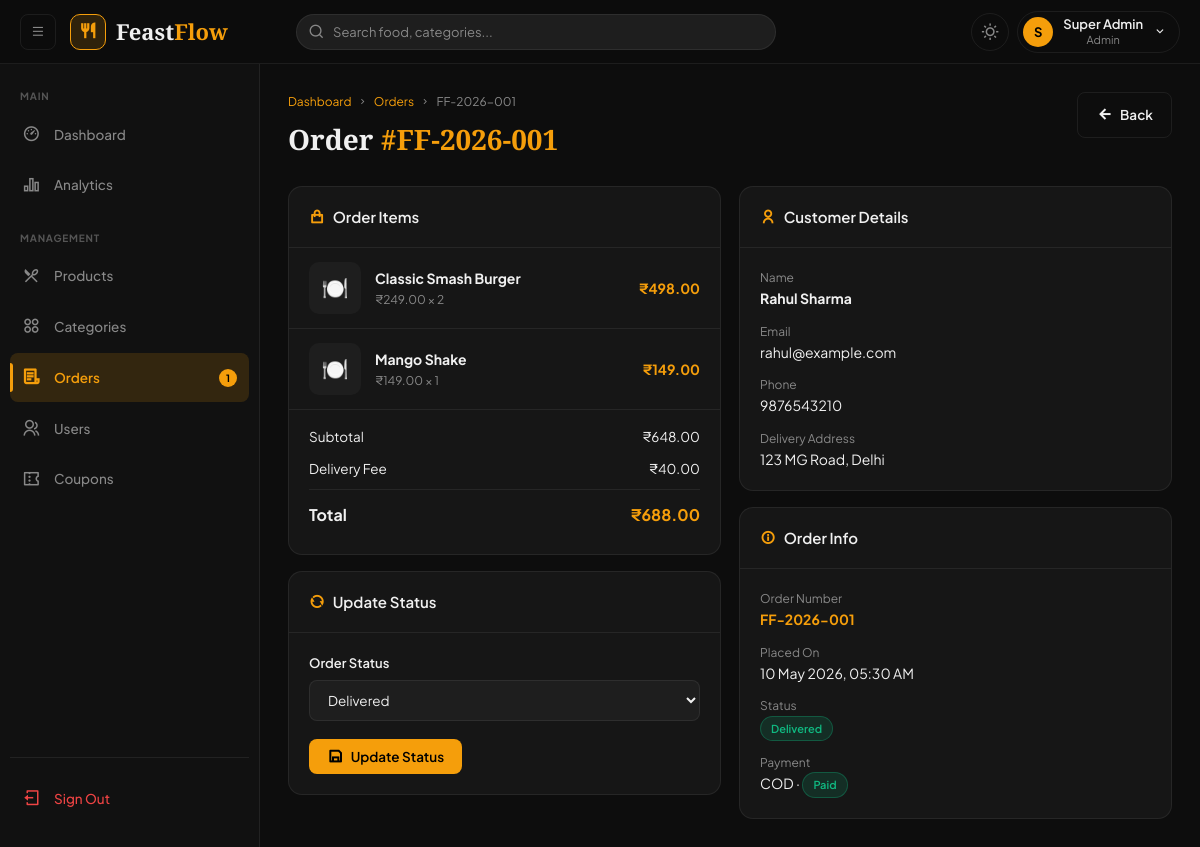
Screenshot of /admin/view-order.php?id=1 (signed in) with the database file from the repository.
### tables this page shows
CREATE TABLE IF NOT EXISTS `orders` (
    `id`               INT UNSIGNED   NOT NULL AUTO_INCREMENT,
    `user_id`          INT UNSIGNED   NOT NULL,
    `order_number`     VARCHAR(20)    NOT NULL UNIQUE,
    `subtotal`         DECIMAL(10,2)  NOT NULL DEFAULT 0.00,
    `delivery_fee`     DECIMAL(10,2)  NOT NULL DEFAULT 40.00,
    `discount`         DECIMAL(10,2)  NOT NULL DEFAULT 0.00,
    `total`            DECIMAL(10,2)  NOT NULL DEFAULT 0.00,
    `status`           ENUM('pending','confirmed','preparing','out_for_delivery','delivered','cancelled') NOT NULL DEFAULT 'pending',
    `payment_method`   ENUM('cod','upi','card') NOT NULL DEFAULT 'cod',
    `payment_status`   ENUM('pending','paid','refunded') NOT NULL DEFAULT 'pending',
    `delivery_address` TEXT           NOT NULL,
    `notes`            TEXT           NULL,
    `estimated_time`   INT            NULL COMMENT 'Minutes',
    `delivered_at`     TIMESTAMP      NULL,
    `created_at`       TIMESTAMP      NOT NULL DEFAULT CURRENT_TIMESTAMP,
    `updated_at`       TIMESTAMP      NOT NULL DEFAULT CURRENT_TIMESTAMP ON UPDATE CURRENT_TIMESTAMP,
    PRIMARY KEY (`id`),
    INDEX `idx_user`   (`user_id`),
    INDEX `idx_status` (`status`),
    INDEX `idx_order_number` (`order_number`),
    CONSTRAINT `fk_order_user` FOREIGN KEY (`user_id`) REFERENCES `users`(`id`) ON DELETE RESTRICT
);

CREATE TABLE IF NOT EXISTS `order_items` (
    `id`         INT UNSIGNED  NOT NULL AUTO_INCREMENT,
    `order_id`   INT UNSIGNED  NOT NULL,
    `product_id` INT UNSIGNED  NOT NULL,
    `name`       VARCHAR(200)  NOT NULL,
    `price`      DECIMAL(10,2) NOT NULL,
    `quantity`   INT           NOT NULL DEFAULT 1,
    `subtotal`   DECIMAL(10,2) NOT NULL,
    PRIMARY KEY (`id`),
    INDEX `idx_order`   (`order_id`),
    INDEX `idx_product` (`product_id`),
    CONSTRAINT `fk_item_order`   FOREIGN KEY (`order_id`)   REFERENCES `orders`(`id`)   ON DELETE CASCADE,
    CONSTRAINT `fk_item_product` FOREIGN KEY (`product_id`) REFERENCES `products`(`id`) ON DELETE RESTRICT
);

CREATE TABLE IF NOT EXISTS `users` (
    `id`              INT UNSIGNED    NOT NULL AUTO_INCREMENT,
    `name`            VARCHAR(100)    NOT NULL,
    `email`           VARCHAR(150)    NOT NULL UNIQUE,
    `password_hash`   VARCHAR(255)    NOT NULL,
    `role`            ENUM('admin','customer') NOT NULL DEFAULT 'customer',
    `phone`           VARCHAR(20)     NULL,
    `address`         TEXT            NULL,
    `avatar`          VARCHAR(255)    NULL,
    `status`          ENUM('active','inactive','banned') NOT NULL DEFAULT 'active',
    `login_attempts`  TINYINT         NOT NULL DEFAULT 0,
    `locked_until`    TIMESTAMP       NULL,
    `last_login`      TIMESTAMP       NULL,
    `created_at`      TIMESTAMP       NOT NULL DEFAULT CURRENT_TIMESTAMP,
    `updated_at`      TIMESTAMP       NOT NULL DEFAULT CURRENT_TIMESTAMP ON UPDATE CURRENT_TIMESTAMP,
    PRIMARY KEY (`id`),
    INDEX `idx_email` (`email`),
    INDEX `idx_role`  (`role`),
    INDEX `idx_status`(`status`)
);

### config/database.php (called while the page is built, shortened)
<?php
function getPDO(): PDO {
    static $pdo = null;
    if ($pdo === null) {
        $dsn = "mysql:host=".DB_HOST.";dbname=".DB_NAME.";charset=".DB_CHARSET;
        $opts = [
            PDO::ATTR_ERRMODE            => PDO::ERRMODE_EXCEPTION,
            PDO::ATTR_DEFAULT_FETCH_MODE => PDO::FETCH_ASSOC,
            PDO::ATTR_EMULATE_PREPARES   => false,
        ];
        try {
            $pdo = new PDO($dsn, DB_USER, DB_PASS, $opts);
        } catch (PDOException $e) {
            error_log("DB Error: " . $e->getMessage());
            die(json_encode(['error' => 'Database connection failed.']));
        }
    }
    return $pdo;
}

### admin/view-order.php (the view, shortened to what this page needs)
<?php
require_once __DIR__ . '/../includes/auth.php';
require_once __DIR__ . '/../includes/functions.php';
$order = getOrderById((int)($_GET['id'] ?? 0));
$statusList = ['pending','confirmed','preparing','out_for_delivery','delivered','cancelled'];
include __DIR__ . '/../includes/header.php';
?>
<div class="page-header">
  <div>
    <div class="breadcrumb"><a href="<?= APP_URL ?>/admin/dashboard.php">Dashboard</a><i class="ri-arrow-right-s-line"></i><a href="<?= APP_URL ?>/admin/orders.php">Orders</a><i class="ri-arrow-right-s-line"></i><?= sanitize($order['order_number']) ?></div>
    <h1 class="page-title">Order <span>#<?= sanitize($order['order_number']) ?></span></h1>
  </div>
  <a href="<?= APP_URL ?>/admin/orders.php" class="btn btn-outline"><i class="ri-arrow-left-line"></i> Back</a>
</div>
<div class="grid-2" style="gap:18px;align-items:start">
  <div>
    <div class="card mb-16">
      <div class="card-header"><div class="card-title"><i class="ri-shopping-bag-line"></i>Order Items</div></div>
      <div class="card-body" style="padding:0">
        <?php foreach ($order['items'] as $item): ?>
        <div style="display:flex;align-items:center;gap:14px;padding:14px 20px;border-bottom:1px solid var(--border)">
          <div style="width:52px;height:52px;border-radius:10px;overflow:hidden;background:var(--bg-input);flex-shrink:0">
            <?php if ($item['image']): ?><img src="<?= APP_URL ?>/assets/uploads/products/<?= sanitize($item['image']) ?>" style="width:100%;height:100%;object-fit:cover">
            <?php else: ?><div style="display:grid;place-items:center;height:100%;font-size:22px">🍽️</div><?php endif; ?>
          </div>
          <div style="flex:1">
            <div class="fw-bold"><?= sanitize($item['name']) ?></div>
            <div class="text-sm text-muted"><?= formatPrice($item['price']) ?> × <?= $item['quantity'] ?></div>
          </div>
          <div class="fw-bold text-amber"><?= formatPrice($item['subtotal']) ?></div>
        </div>
        <?php endforeach; ?>
        <div style="padding:16px 20px">
          <div class="summary-row"><span>Subtotal</span><span><?= formatPrice($order['subtotal']) ?></span></div>
          <div class="summary-row"><span>Delivery Fee</span><span><?= $order['delivery_fee'] > 0 ? formatPrice($order['delivery_fee']) : '<span class="text-success">FREE</span>' ?></span></div>
          <div class="summary-row total"><span>Total</span><span><?= formatPrice($order['total']) ?></span></div>
        </div>
      </div>
    </div>
    <div class="card">
      <div class="card-header"><div class="card-title"><i class="ri-refresh-line"></i>Update Status</div></div>
      <div class="card-body">
        <form method="POST">
          <div class="form-group">
            <label class="form-label">Order Status</label>
            <select name="status" class="form-control">
              <?php foreach ($statusList as $s): ?>
              <option value="<?= $s ?>" <?= $order['status']===$s?'selected':'' ?>><?= ucwords(str_replace('_',' ',$s)) ?></option>
              <?php endforeach; ?>
            </select>
          </div>
          <button type="submit" class="btn btn-primary"><i class="ri-save-line"></i> Update Status</button>
        </form>
      </div>
    </div>
  </div>
  <div>
    <div class="card mb-16">
      <div class="card-header"><div class="card-title"><i class="ri-user-line"></i>Customer Details</div></div>
      <div class="card-body">
        <div style="display:flex;flex-direction:column;gap:12px">
          <div><div class="text-sm text-muted">Name</div><div class="fw-bold"><?= sanitize($order['customer_name']) ?></div></div>
          <div><div class="text-sm text-muted">Email</div><div><?= sanitize($order['customer_email']) ?></div></div>
          <div><div class="text-sm text-muted">Phone</div><div><?= sanitize($order['customer_phone'] ?? 'N/A') ?></div></div>
          <div><div class="text-sm text-muted">Delivery Address</div><div><?= sanitize($order['delivery_address']) ?></div></div>
        </div>
      </div>
    </div>
    <div class="card">
      <div class="card-header"><div class="card-title"><i class="ri-information-line"></i>Order Info</div></div>
      <div class="card-body">
        <div style="display:flex;flex-direction:column;gap:12px">
          <div><div class="text-sm text-muted">Order Number</div><div class="fw-bold text-amber"><?= sanitize($order['order_number']) ?></div></div>
          <div><div class="text-sm text-muted">Placed On</div><div><?= formatDate($order['created_at']) ?></div></div>
          <div><div class="text-sm text-muted">Status</div><div><?= statusBadge($order['status']) ?></div></div>
          <div><div class="text-sm text-muted">Payment</div><div><?= strtoupper($order['payment_method']) ?> · <?= statusBadge($order['payment_status']) ?></div></div>
        </div>
      </div>
    </div>
  </div>
</div>
<?php include __DIR__ . '/../includes/footer.php'; ?>

### includes/functions.php (shortened to what this page needs)
<?php
function getOrderById(int $id, ?int $userId = null): ?array {
    $sql = "SELECT o.*, u.name AS customer_name, u.email AS customer_email, u.phone AS customer_phone FROM orders o JOIN users u ON o.user_id = u.id WHERE o.id=?";
    $params = [$id];
    $stmt = getPDO()->prepare($sql);
    $stmt->execute($params);
    $order = $stmt->fetch();
    $stmt2 = getPDO()->prepare("SELECT oi.*, p.image FROM order_items oi LEFT JOIN products p ON oi.product_id = p.id WHERE oi.order_id=?");
    $stmt2->execute([$id]);
    $order['items'] = $stmt2->fetchAll();
    return $order;
}
function formatPrice(float $price): string {
    return '₹' . number_format($price, 2);
}
function formatDate(string $date): string {
    return date('d M Y, h:i A', strtotime($date));
}
function sanitize(string $str): string {
    return htmlspecialchars(trim($str), ENT_QUOTES, 'UTF-8');
}
function statusBadge(string $status): string {
    $map = [
        'pending'          => ['class' => 'badge-warning',  'label' => 'Pending'],
        'confirmed'        => ['class' => 'badge-info',     'label' => 'Confirmed'],
        'preparing'        => ['class' => 'badge-primary',  'label' => 'Preparing'],
        'out_for_delivery' => ['class' => 'badge-purple',   'label' => 'Out for Delivery'],
        'delivered'        => ['class' => 'badge-success',  'label' => 'Delivered'],
        'cancelled'        => ['class' => 'badge-danger',   'label' => 'Cancelled'],
        'active'           => ['class' => 'badge-success',  'label' => 'Active'],
        'inactive'         => ['class' => 'badge-secondary','label' => 'Inactive'],
        'paid'             => ['class' => 'badge-success',  'label' => 'Paid'],
        'banned'           => ['class' => 'badge-danger',   'label' => 'Banned'],
    ];
    $b = $map[$status] ?? ['class' => 'badge-secondary', 'label' => ucfirst($status)];
    return "<span class=\"badge {$b['class']}\">{$b['label']}</span>";
}

### assets/css/style.css (style rules this page uses)
:root { --amber: #f59e0b; --amber-light: #fbbf24; --amber-dark: #d97706; --amber-glow: rgba(245, 158, 11, 0.15); --red: #ef4444; --green: #10b981; --blue: #3b82f6; --purple: #8b5cf6; --font-display: 'Playfair Display', Georgia, serif; --font-body: 'Plus Jakarta Sans', sans-serif; --transition: 0.2s ease; --transition-slow: 0.35s cubic-bezier(.4,0,.2,1); --shadow-sm: 0 1px 3px rgba(0,0,0,0.12); --shadow-md: 0 4px 16px rgba(0,0,0,0.18); --shadow-lg: 0 8px 32px rgba(0,0,0,0.24); --shadow-glow: 0 0 20px rgba(245,158,11,0.25); --sidebar-w: 260px; --topbar-h: 64px; --radius: 14px; --radius-sm: 8px; }
[data-theme="dark"] { --bg: #0d0d0d; --bg-card: #161616; --bg-input: #1e1e1e; --bg-hover: #1a1a1a; --bg-sidebar: #111111; --border: rgba(255,255,255,0.07); --border-focus: var(--amber); --text: #f0f0f0; --text-muted: #888888; --text-light: #555555; --topbar-bg: rgba(13,13,13,0.95); --overlay: rgba(0,0,0,0.6); }
*, *::before, *::after { box-sizing: border-box; margin: 0; padding: 0; }
html { scroll-behavior: smooth; }
body { font-family: var(--font-body); background: var(--bg); color: var(--text); font-size: 14px; line-height: 1.6; min-height: 100vh; transition: background var(--transition-slow), color var(--transition-slow); }
a { text-decoration: none; color: inherit; }
button { cursor: pointer; font-family: var(--font-body); }
input, select, textarea { font-family: var(--font-body); }
.page-header { margin-bottom: 24px; display: flex; align-items: flex-start; justify-content: space-between; flex-wrap: wrap; gap: 12px; }
.page-title { font-family: var(--font-display); font-size: 28px; font-weight: 700; }
.page-title span { color: var(--amber); }
.breadcrumb { display: flex; align-items: center; gap: 6px; font-size: 12px; color: var(--text-muted); margin-bottom: 6px; }
.breadcrumb a { color: var(--amber); }
.breadcrumb i { font-size: 10px; }
.card { background: var(--bg-card); border: 1px solid var(--border); border-radius: var(--radius); overflow: hidden; transition: background var(--transition-slow), border-color var(--transition); }
.card-header { padding: 18px 20px; border-bottom: 1px solid var(--border); display: flex; align-items: center; justify-content: space-between; gap: 12px; }
.card-title { font-size: 15px; font-weight: 600; display: flex; align-items: center; gap: 8px; }
.card-title i { color: var(--amber); }
.card-body { padding: 20px; }
.badge { display: inline-flex; align-items: center; gap: 4px; padding: 3px 10px; border-radius: 50px; font-size: 11px; font-weight: 600; white-space: nowrap; }
.badge-success { background: rgba(16,185,129,0.15); color: var(--green); border: 1px solid rgba(16,185,129,0.3); }
.btn { display: inline-flex; align-items: center; gap: 7px; padding: 9px 18px; border-radius: var(--radius-sm); font-size: 13.5px; font-weight: 600; border: none; cursor: pointer; transition: all var(--transition); white-space: nowrap; text-decoration: none; }
.btn i { font-size: 16px; }
.btn-primary { background: var(--amber); color: #000; }
.btn-outline { background: none; border: 1px solid var(--border); color: var(--text); }
.form-group { margin-bottom: 18px; }
.form-label { display: block; font-size: 13px; font-weight: 600; margin-bottom: 6px; color: var(--text); }
.form-control { width: 100%; padding: 10px 14px; background: var(--bg-input); border: 1px solid var(--border); border-radius: var(--radius-sm); color: var(--text); font-size: 13.5px; transition: all var(--transition); }
.form-control::placeholder { color: var(--text-muted); }
select.form-control { cursor: pointer; }
.summary-row { display: flex; justify-content: space-between; font-size: 13.5px; margin-bottom: 10px; }
.summary-row.total { font-size: 16px; font-weight: 700; padding-top: 12px; border-top: 1px solid var(--border); margin-top: 4px; }
.summary-row.total span:last-child { color: var(--amber); }
.text-amber { color: var(--amber); }
.text-muted { color: var(--text-muted); }
.text-sm { font-size: 12px; }
.fw-bold { font-weight: 700; }
.mb-16 { margin-bottom: 16px; }
.grid-2 { display: grid; grid-template-columns: 1fr 1fr; gap: 16px; }

### rows the page displays
orders: order_number "FF-2026-001", subtotal "₹648.00", delivery_fee "₹40.00", total "₹688.00", status "Delivered", user.name "Rahul Sharma", user.email "rahul@example.com", user.phone "9876543210", delivery_address "123 MG Road, Delhi", created_at "10 May 2026, 05:30 AM", status "Delivered Paid", payment_method "COD"
order_items: name "Classic Smash Burger", price "₹249.00", quantity "2", subtotal "₹498.00"
order_items: name "Mango Shake", price "₹149.00", quantity "1", subtotal "₹149.00"

### other values shown
substr($_SESSION['user_name'] ?? 'U', 0, 1) "S"
$_SESSION['user_name'] "Super Admin"
$_SESSION['user_role'] "Admin"
$pending "1"
